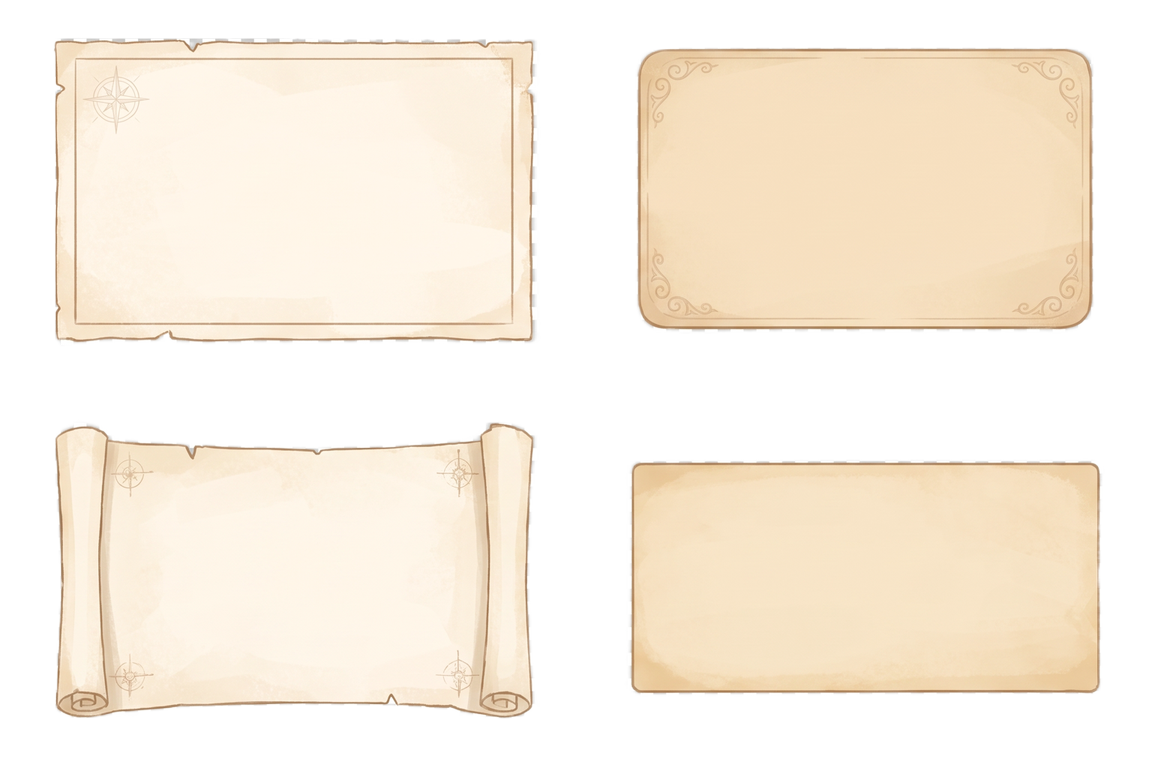
#> input picture assets/image/ReadingSeaWatercolor_v1/sources/reading_sea_watercolor_ui_panels_clean_20261005115658.png, 1152 x 768 px, found by its file name
$ python slice_ui_panels.py
#> lines starting #> are read from the running program, lines starting #| are printed output that depends on the picture; after the words box and inside, x2 and y2 are one past the last pixel; in counts of white or black regions, pixels touching at a corner belong together
"""UI 套件重设计（v2.1 批B 前置）：ui_panels 整图离线切分 → 卡片水彩底板。

输入：assets/image/reading_sea_watercolor_ui_panels_clean_20261005115658.png
输出：assets/image/WatercolorUI/ui_panels/<NNN_cx-cy>.png + manifest.json
      （256 色量化，与 button_states 同契约；meta 由 Maker 云端 sync 自动生成）

语义命名（人工对 contact sheet 标定，接入时在 SEMANTIC 查）：
  1 = panel_parchment（羊皮纸粗边框 → 对白/结局/宝物等剧情卡）
  2 = panel_rounded（圆角茶棕卡 → 通用卡片：背包/港口/日结/捕鱼）
  3 = panel_scroll（卷轴 → 预留，本批不接入）
  4 = panel_plain（素面纸卡 → toast/气泡等轻量浮层）
"""
from __future__ import annotations

import json
from pathlib import Path

import numpy as np
from PIL import Image
from scipy.ndimage import label

ROOT = Path(__file__).resolve().parents[1]
SRC = ROOT / "assets/image/reading_sea_watercolor_ui_panels_clean_20261005115658.png"
OUT = ROOT / "assets/image/WatercolorUI/ui_panels"

SEMANTIC = {
    "001": "panel_parchment",
    "002": "panel_rounded",
    "003": "panel_scroll",
    "004": "panel_plain",
}
MIN_SIDE_PX = 120  # 面板都是大块；碎屑/噪点丢弃
PAD = 2            # 连通域 bbox 外扩，避免切掉水彩柔边

image = Image.open(SRC).convert("RGBA")
#> image is the input picture: PIL image 1152x768 RGBA; mean R, G, B, A 147.4, 137.4, 123.4, 145.9
alpha = np.array(image.getchannel("A"))
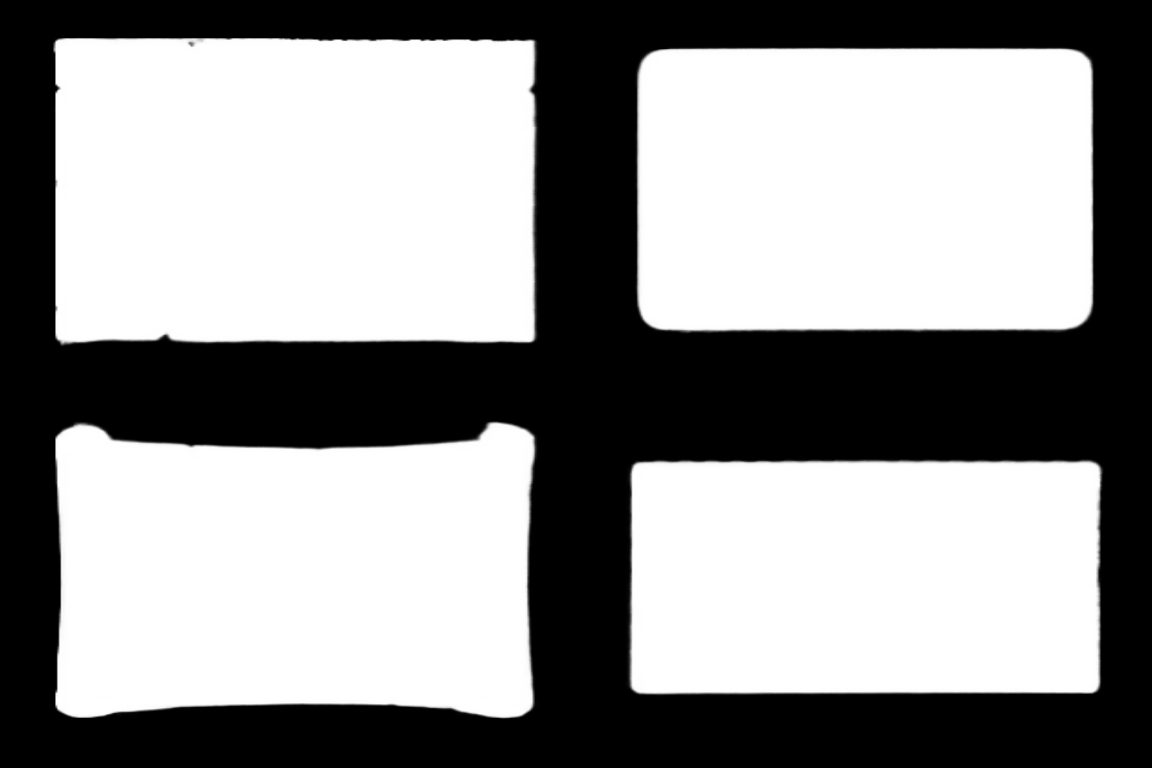
#> alpha: shape (768, 1152); min 0, max 255, mean 145.9
mask = alpha > 8
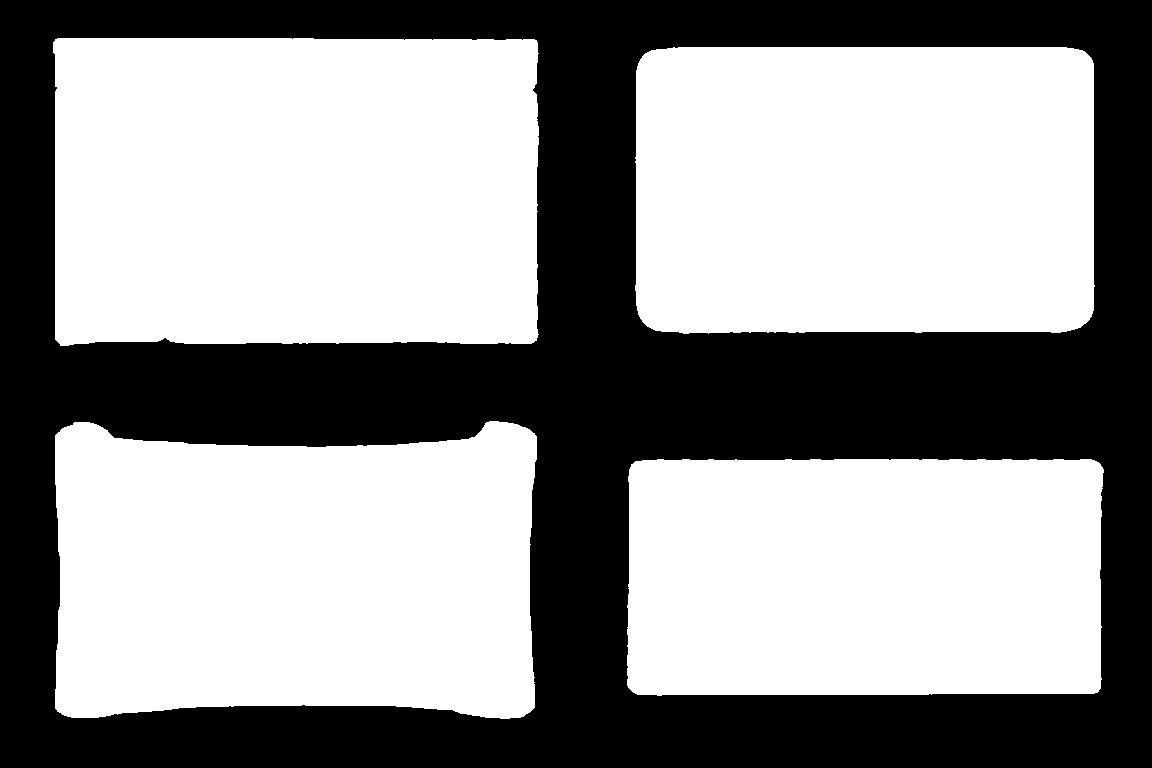
#> mask: shape (768, 1152) bool; 58.4% white; 1 black region, box (x1, y1, x2, y2) and area: (0, 0, 1152, 768) 367931
labels, count = label(mask)
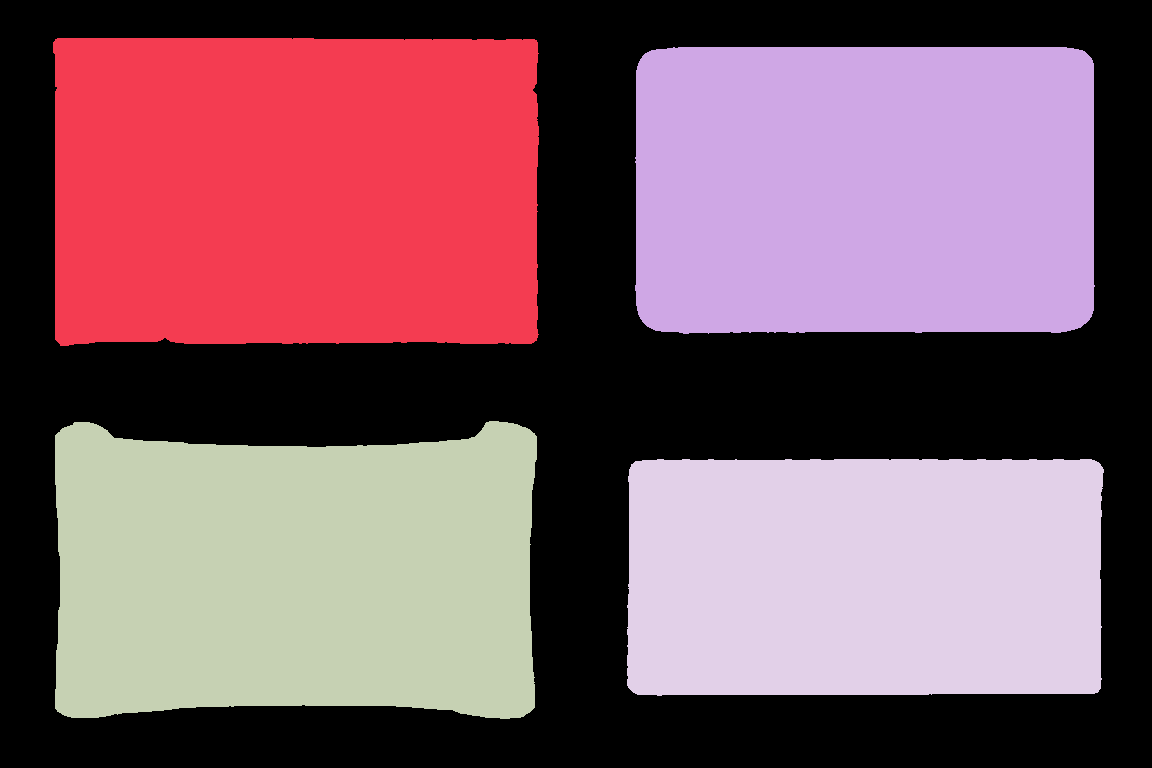
#> labels: shape (768, 1152) int32; 5 distinct labels, from 0 to 4; one colour per label, 0 black
#> count = 4
OUT.mkdir(parents=True, exist_ok=True)

entries = []
kept = 0
for index in range(1, count + 1):
    ys, xs = np.where(labels == index)
    x0, x1 = int(xs.min()) - PAD, int(xs.max()) + 1 + PAD
    y0, y1 = int(ys.min()) - PAD, int(ys.max()) + 1 + PAD
    if (x1 - x0) < MIN_SIDE_PX or (y1 - y0) < MIN_SIDE_PX:
        continue
    kept += 1
    region = image.crop((x0, y0, x1, y1))
    name = f"{kept:03d}_{(x0 + x1) // 2}-{(y0 + y1) // 2}.png"
    path = OUT / name
    quantized = region.quantize(colors=256, method=Image.Quantize.FASTOCTREE)
    quantized.save(path, optimize=True)
    entries.append({
        "file": f"image/WatercolorUI/ui_panels/{name}",
        "semantic": SEMANTIC.get(f"{kept:03d}", f"panel_{kept:03d}"),
        "bboxInSheet": [x0, y0, x1, y1],
        "size": [region.width, region.height],
    })
#> this loop made 4 passes
#> (x0, x1, y0, y1, name) on passes 1 to 4: (51, 541, 36, 348, '001_296-192.png'), (633, 1097, 45, 336, '002_865-190.png'), (53, 539, 419, 721, '003_296-570.png'), (625, 1106, 457, 698, '004_865-577.png')
#> pass 1, `region = image.crop((x0, y0, x1, y1))`:
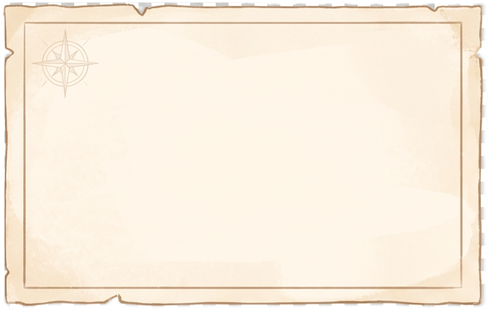
#> region: PIL image 490x312 RGBA; mean R, G, B, A 245.9, 234.7, 219.4, 241.1; transparent parts drawn white
#> pass 1, `quantized = region.quantize(colors=256, method=Image.Quantize.FASTOCTR..`:
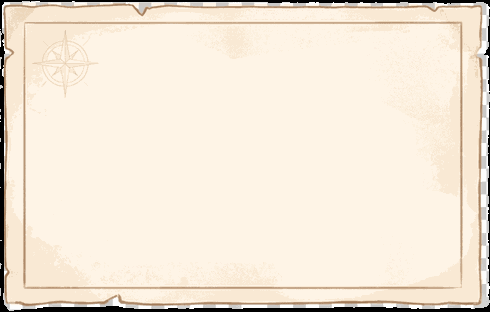
#> quantized: PIL image 490x312 P; mean R, G, B 241.6, 230.1, 214.9
#> pass 2, `region = image.crop((x0, y0, x1, y1))`:
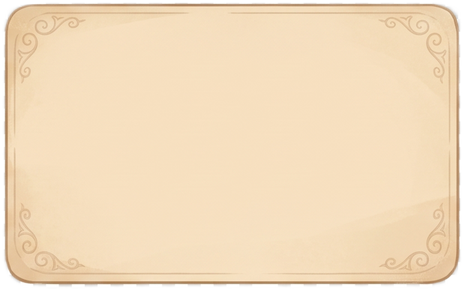
#> region: PIL image 464x291 RGBA; mean R, G, B, A 237.1, 214.2, 182.9, 240.4; transparent parts drawn white
#> after the loop:
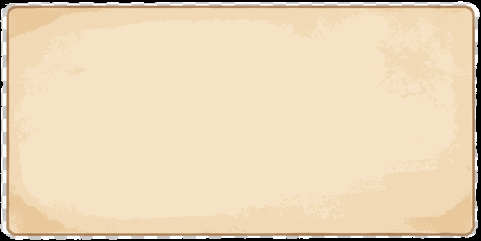
#> quantized: PIL image 481x241 P; mean R, G, B 234.4, 214.2, 184.1
#> after the loop, entries = 4 items; kept = 4

manifest = {
    "schema_version": 1,
    "style": "reading_sea_watercolor 离线切分（ui_panels）",
    "format": "256 色调色板 PNG（FASTOCTREE），九宫格消费（backgroundFit=sliced）",
    "assets": entries,
}
(OUT / "manifest.json").write_text(json.dumps(manifest, ensure_ascii=False, indent=2) + "\n", encoding="utf-8")
print(json.dumps({"kept": kept, "assets": entries}, ensure_ascii=False, indent=2))
#> (printed output is left out)

$ run again, with assets/image/ReadingSeaWatercolor_v1/sources/reading_sea_watercolor_marine_life_20261005115707.png copied over assets/image/ReadingSeaWatercolor_v1/sources/reading_sea_watercolor_ui_panels_clean_20261005115658.png
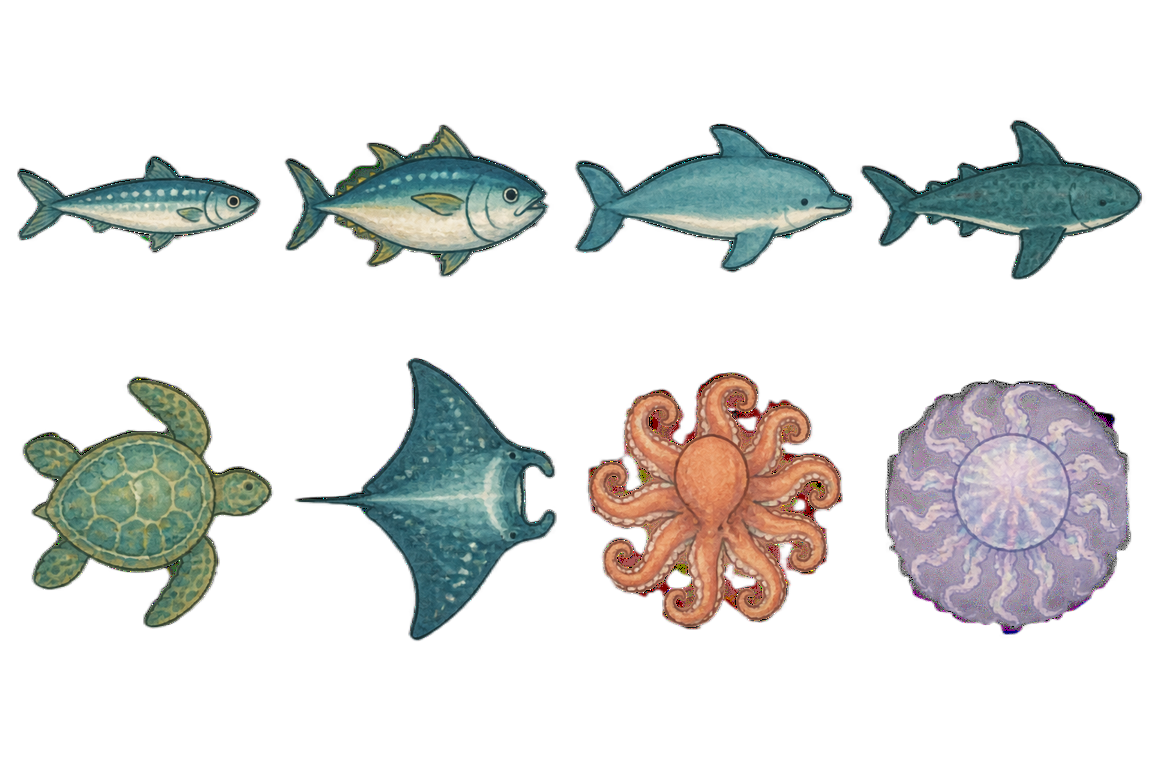
#> input picture assets/image/ReadingSeaWatercolor_v1/sources/reading_sea_watercolor_marine_life_20261005115707.png, 1152 x 768 px, found by its file name
#> image is the input picture: PIL image 1152x768 RGBA; mean R, G, B, A 31.6, 32.8, 31.2, 63.2
#> mask: shape (768, 1152) bool; 26.2% white; 8 white regions, largest, box (x1, y1, x2, y2) and area: (885, 379, 1132, 635) 50067, (586, 372, 843, 630) 44344, (22, 376, 274, 629) 32462
#> `labels, count = label(mask)`:
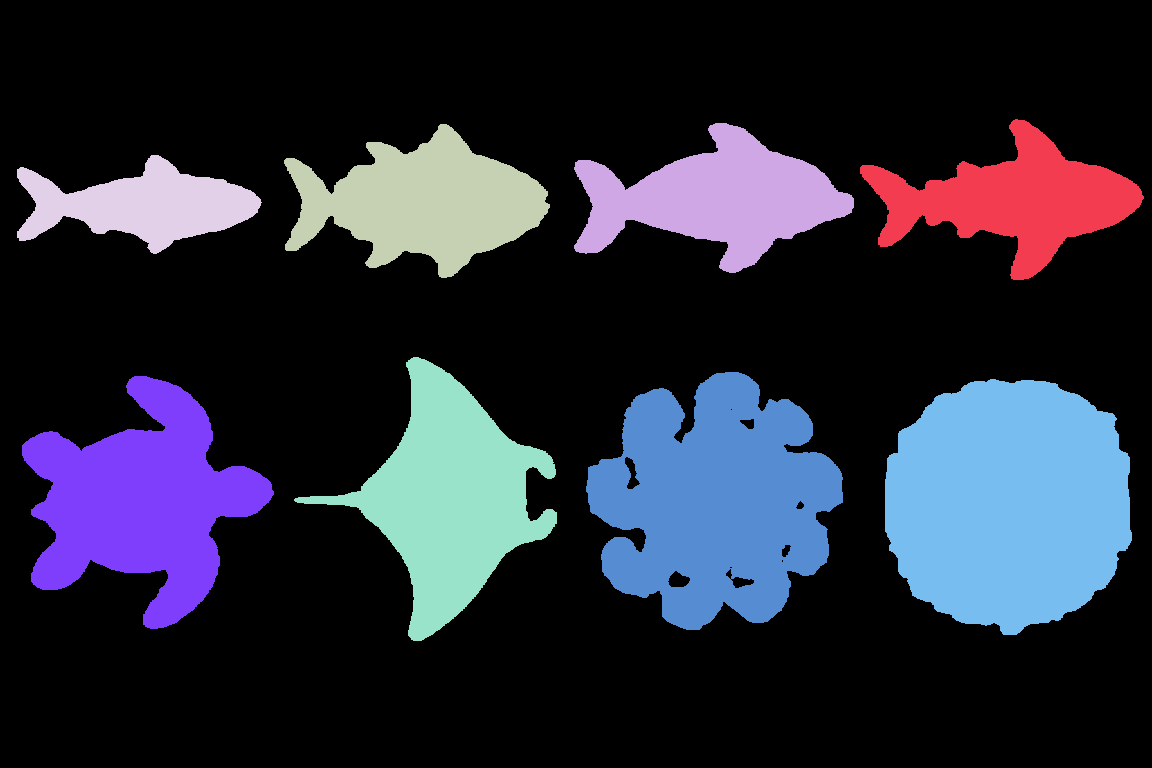
#> labels: shape (768, 1152) int32; 9 distinct labels, from 0 to 8; one colour per label, 0 black
#> count = 8
#> the loop `for index in range(1, count + 1):` made 8 passes
#> (x0, x1, y0, y1, name) on passes 1, 2, 3, 5, 6, 7, 8: (858, 1146, 117, 282, '001_1002-199.png'), (572, 856, 121, 275, '002_714-198.png'), (282, 552, 122, 280, '003_417-201.png'), (292, 559, 355, 643, '004_425-499.png'), (584, 845, 370, 632, '005_714-501.png'), (20, 276, 374, 631, '006_148-502.png'), (883, 1134, 377, 637, '007_1008-507.png')
#> after the loop `for index in range(1, count + 1):`:
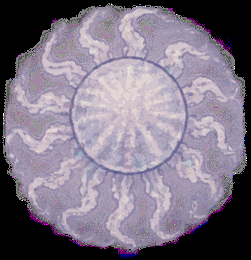
#> quantized: PIL image 251x260 P; mean R, G, B 126.1, 116.7, 131.7
#> after the loop `for index in range(1, count + 1):`: entries = 7 items; kept = 7
#> (printed output is left out)
